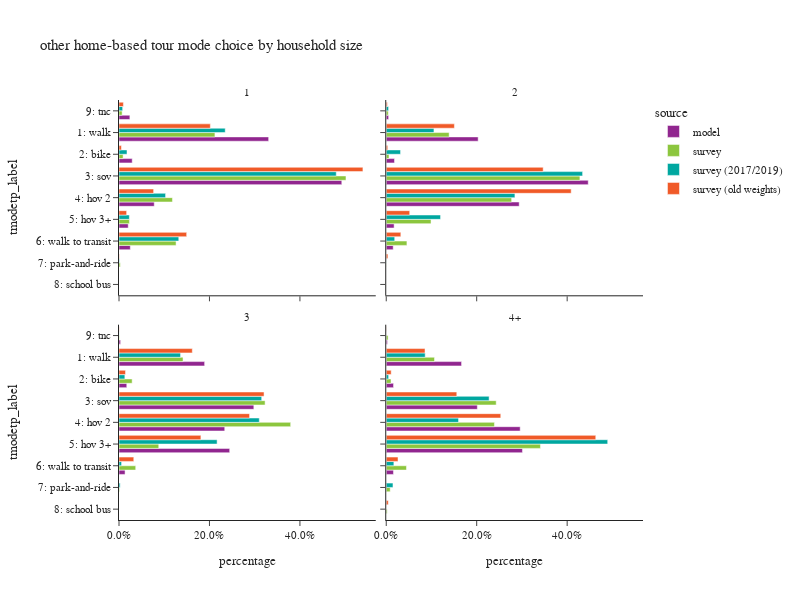

The notebook cell saved with this chart:
### Code cell
plot_mode_choice(hb_tour,"hhsize_4+",
                 {"hhsize_4+":["1","2","3","4+"],
                  "tmodetp_label":["1: walk","2: bike","3: sov","4: hov 2","5: hov 3+","6: walk to transit",
                                   "7: park-and-ride","8: school bus","9: other–survey only"]},
                 "household size",2,600)

### Figure 1 — Plotly figure (JSON) as saved in the notebook; plotly's stock layout.template omitted (floating-point values rounded to 4 significant figures)
{"data": [{"alignmentgroup": "True", "customdata": [[7157], [632], [10655], [1686], [441], [541], [520]], "hovertemplate": "source=model<br>hhsize_4+=1<br>percentage=%{x}<br>tmodetp_label=%{y}<br>sample count=%{customdata[0]}<extra></extra>", "legendgroup": "model", "marker": {"color": "#91268F", "pattern": {"shape": ""}}, "name": "model", "offsetgroup": "model", "orientation": "h", "showlegend": true, "textposition": "auto", "type": "bar", "x": [0.3309, 0.02922, 0.4926, 0.07794, 0.02039, 0.02501, 0.02404], "xaxis": "x3", "y": ["1: walk", "2: bike", "3: sov", "4: hov 2", "5: hov 3+", "6: walk to transit", "9: tnc"], "yaxis": "y3"}, {"alignmentgroup": "True", "customdata": [[6517], [585], [14322], [9427], [558], [493], [169]], "hovertemplate": "source=model<br>hhsize_4+=2<br>percentage=%{x}<br>tmodetp_label=%{y}<br>sample count=%{customdata[0]}<extra></extra>", "legendgroup": "model", "marker": {"color": "#91268F", "pattern": {"shape": ""}}, "name": "model", "offsetgroup": "model", "orientation": "h", "showlegend": false, "textposition": "auto", "type": "bar", "x": [0.2032, 0.01824, 0.4466, 0.2939, 0.0174, 0.01537, 0.00527], "xaxis": "x4", "y": ["1: walk", "2: bike", "3: sov", "4: hov 2", "5: hov 3+", "6: walk to transit", "9: tnc"], "yaxis": "y4"}, {"alignmentgroup": "True", "customdata": [[3449], [313], [5431], [4259], [4458], [244], [64]], "hovertemplate": "source=model<br>hhsize_4+=3<br>percentage=%{x}<br>tmodetp_label=%{y}<br>sample count=%{customdata[0]}<extra></extra>", "legendgroup": "model", "marker": {"color": "#91268F", "pattern": {"shape": ""}}, "name": "model", "offsetgroup": "model", "orientation": "h", "showlegend": false, "textposition": "auto", "type": "bar", "x": [0.1893, 0.01718, 0.2981, 0.2338, 0.2447, 0.01339, 0.003513], "xaxis": "x", "y": ["1: walk", "2: bike", "3: sov", "4: hov 2", "5: hov 3+", "6: walk to transit", "9: tnc"], "yaxis": "y"}, {"alignmentgroup": "True", "customdata": [[5152], [499], [6231], [9162], [9317], [494], [85]], "hovertemplate": "source=model<br>hhsize_4+=4+<br>percentage=%{x}<br>tmodetp_label=%{y}<br>sample count=%{customdata[0]}<extra></extra>", "legendgroup": "model", "marker": {"color": "#91268F", "pattern": {"shape": ""}}, "name": "model", "offsetgroup": "model", "orientation": "h", "showlegend": false, "textposition": "auto", "type": "bar", "x": [0.1665, 0.01613, 0.2014, 0.2961, 0.3011, 0.01597, 0.002747], "xaxis": "x2", "y": ["1: walk", "2: bike", "3: sov", "4: hov 2", "5: hov 3+", "6: walk to transit", "9: tnc"], "yaxis": "y2"}, {"alignmentgroup": "True", "customdata": [[386], [40], [486], [84], [28], [128], [4], [11]], "hovertemplate": "source=survey<br>hhsize_4+=1<br>percentage=%{x}<br>tmodetp_label=%{y}<br>sample count=%{customdata[0]}<extra></extra>", "legendgroup": "survey", "marker": {"color": "#8CC63E", "pattern": {"shape": ""}}, "name": "survey", "offsetgroup": "survey", "orientation": "h", "showlegend": true, "textposition": "auto", "type": "bar", "x": [0.2121, 0.009052, 0.5018, 0.1182, 0.02295, 0.1262, 0.002856, 0.0069], "xaxis": "x3", "y": ["1: walk", "2: bike", "3: sov", "4: hov 2", "5: hov 3+", "6: walk to transit", "7: park-and-ride", "9: tnc"], "yaxis": "y3"}, {"alignmentgroup": "True", "customdata": [[405], [39], [601], [504], [116], [53], [4], [1], [9]], "hovertemplate": "source=survey<br>hhsize_4+=2<br>percentage=%{x}<br>tmodetp_label=%{y}<br>sample count=%{customdata[0]}<extra></extra>", "legendgroup": "survey", "marker": {"color": "#8CC63E", "pattern": {"shape": ""}}, "name": "survey", "offsetgroup": "survey", "orientation": "h", "showlegend": false, "textposition": "auto", "type": "bar", "x": [0.139, 0.00607, 0.4282, 0.2772, 0.09902, 0.04573, 0.0002536, 4.162e-05, 0.004472], "xaxis": "x4", "y": ["1: walk", "2: bike", "3: sov", "4: hov 2", "5: hov 3+", "6: walk to transit", "7: park-and-ride", "8: school bus", "9: tnc"], "yaxis": "y4"}, {"alignmentgroup": "True", "customdata": [[89], [19], [160], [152], [90], [10], [4], [2]], "hovertemplate": "source=survey<br>hhsize_4+=3<br>percentage=%{x}<br>tmodetp_label=%{y}<br>sample count=%{customdata[0]}<extra></extra>", "legendgroup": "survey", "marker": {"color": "#8CC63E", "pattern": {"shape": ""}}, "name": "survey", "offsetgroup": "survey", "orientation": "h", "showlegend": false, "textposition": "auto", "type": "bar", "x": [0.1416, 0.02906, 0.323, 0.3795, 0.08789, 0.03694, 0.001255, 0.0007844], "xaxis": "x", "y": ["1: walk", "2: bike", "3: sov", "4: hov 2", "5: hov 3+", "6: walk to transit", "7: park-and-ride", "9: tnc"], "yaxis": "y"}, {"alignmentgroup": "True", "customdata": [[84], [10], [149], [132], [321], [15], [4], [4], [2]], "hovertemplate": "source=survey<br>hhsize_4+=4+<br>percentage=%{x}<br>tmodetp_label=%{y}<br>sample count=%{customdata[0]}<extra></extra>", "legendgroup": "survey", "marker": {"color": "#8CC63E", "pattern": {"shape": ""}}, "name": "survey", "offsetgroup": "survey", "orientation": "h", "showlegend": false, "textposition": "auto", "type": "bar", "x": [0.1067, 0.01055, 0.2431, 0.2392, 0.341, 0.04473, 0.008733, 0.002014, 0.00406], "xaxis": "x2", "y": ["1: walk", "2: bike", "3: sov", "4: hov 2", "5: hov 3+", "6: walk to transit", "7: park-and-ride", "8: school bus", "9: tnc"], "yaxis": "y2"}, {"alignmentgroup": "True", "customdata": [[380], [52], [466], [84], [28], [129], [4], [11]], "hovertemplate": "source=survey (2017/2019)<br>hhsize_4+=1<br>percentage=%{x}<br>tmodetp_label=%{y}<br>sample count=%{customdata[0]}<extra></extra>", "legendgroup": "survey (2017/2019)", "marker": {"color": "#00A7A0", "pattern": {"shape": ""}}, "name": "survey (2017/2019)", "offsetgroup": "survey (2017/2019)", "orientation": "h", "showlegend": true, "textposition": "auto", "type": "bar", "x": [0.2348, 0.01769, 0.4803, 0.103, 0.02291, 0.1321, 0.001053, 0.00807], "xaxis": "x3", "y": ["1: walk", "2: bike", "3: sov", "4: hov 2", "5: hov 3+", "6: walk to transit", "7: park-and-ride", "9: tnc"], "yaxis": "y3"}, {"alignmentgroup": "True", "customdata": [[373], [43], [570], [485], [109], [52], [4], [7]], "hovertemplate": "source=survey (2017/2019)<br>hhsize_4+=2<br>percentage=%{x}<br>tmodetp_label=%{y}<br>sample count=%{customdata[0]}<extra></extra>", "legendgroup": "survey (2017/2019)", "marker": {"color": "#00A7A0", "pattern": {"shape": ""}}, "name": "survey (2017/2019)", "offsetgroup": "survey (2017/2019)", "orientation": "h", "showlegend": false, "textposition": "auto", "type": "bar", "x": [0.1055, 0.03163, 0.4341, 0.2845, 0.1201, 0.01873, 0.0002838, 0.005184], "xaxis": "x4", "y": ["1: walk", "2: bike", "3: sov", "4: hov 2", "5: hov 3+", "6: walk to transit", "7: park-and-ride", "9: tnc"], "yaxis": "y4"}, {"alignmentgroup": "True", "customdata": [[81], [15], [141], [135], [76], [7], [4], [1]], "hovertemplate": "source=survey (2017/2019)<br>hhsize_4+=3<br>percentage=%{x}<br>tmodetp_label=%{y}<br>sample count=%{customdata[0]}<extra></extra>", "legendgroup": "survey (2017/2019)", "marker": {"color": "#00A7A0", "pattern": {"shape": ""}}, "name": "survey (2017/2019)", "offsetgroup": "survey (2017/2019)", "orientation": "h", "showlegend": false, "textposition": "auto", "type": "bar", "x": [0.1361, 0.01293, 0.3155, 0.3101, 0.2169, 0.005689, 0.002554, 0.0002349], "xaxis": "x", "y": ["1: walk", "2: bike", "3: sov", "4: hov 2", "5: hov 3+", "6: walk to transit", "7: park-and-ride", "9: tnc"], "yaxis": "y"}, {"alignmentgroup": "True", "customdata": [[72], [8], [140], [107], [293], [12], [4], [2]], "hovertemplate": "source=survey (2017/2019)<br>hhsize_4+=4+<br>percentage=%{x}<br>tmodetp_label=%{y}<br>sample count=%{customdata[0]}<extra></extra>", "legendgroup": "survey (2017/2019)", "marker": {"color": "#00A7A0", "pattern": {"shape": ""}}, "name": "survey (2017/2019)", "offsetgroup": "survey (2017/2019)", "orientation": "h", "showlegend": false, "textposition": "auto", "type": "bar", "x": [0.08608, 0.005293, 0.2274, 0.1599, 0.4896, 0.01684, 0.01488, 2.938e-05], "xaxis": "x2", "y": ["1: walk", "2: bike", "3: sov", "4: hov 2", "5: hov 3+", "6: walk to transit", "7: park-and-ride", "8: school bus"], "yaxis": "y2"}, {"alignmentgroup": "True", "customdata": [[585], [29], [657], [153], [37], [261], [5], [24]], "hovertemplate": "source=survey (old weights)<br>hhsize_4+=1<br>percentage=%{x}<br>tmodetp_label=%{y}<br>sample count=%{customdata[0]}<extra></extra>", "legendgroup": "survey (old weights)", "marker": {"color": "#F05A28", "pattern": {"shape": ""}}, "name": "survey (old weights)", "offsetgroup": "survey (old weights)", "orientation": "h", "showlegend": true, "textposition": "auto", "type": "bar", "x": [0.2019, 0.005261, 0.5393, 0.07655, 0.01687, 0.1496, 0.0007181, 0.00978], "xaxis": "x3", "y": ["1: walk", "2: bike", "3: sov", "4: hov 2", "5: hov 3+", "6: walk to transit", "7: park-and-ride", "9: tnc"], "yaxis": "y3"}, {"alignmentgroup": "True", "customdata": [[925], [51], [897], [875], [148], [193], [17], [1], [35]], "hovertemplate": "source=survey (old weights)<br>hhsize_4+=2<br>percentage=%{x}<br>tmodetp_label=%{y}<br>sample count=%{customdata[0]}<extra></extra>", "legendgroup": "survey (old weights)", "marker": {"color": "#F05A28", "pattern": {"shape": ""}}, "name": "survey (old weights)", "offsetgroup": "survey (old weights)", "orientation": "h", "showlegend": false, "textposition": "auto", "type": "bar", "x": [0.1507, 0.003297, 0.347, 0.4089, 0.05183, 0.03225, 0.00366, 2.885e-05, 0.0024], "xaxis": "x4", "y": ["1: walk", "2: bike", "3: sov", "4: hov 2", "5: hov 3+", "6: walk to transit", "7: park-and-ride", "8: school bus", "9: tnc"], "yaxis": "y4"}, {"alignmentgroup": "True", "customdata": [[201], [12], [200], [232], [175], [47], [1], [3]], "hovertemplate": "source=survey (old weights)<br>hhsize_4+=3<br>percentage=%{x}<br>tmodetp_label=%{y}<br>sample count=%{customdata[0]}<extra></extra>", "legendgroup": "survey (old weights)", "marker": {"color": "#F05A28", "pattern": {"shape": ""}}, "name": "survey (old weights)", "offsetgroup": "survey (old weights)", "orientation": "h", "showlegend": false, "textposition": "auto", "type": "bar", "x": [0.1621, 0.0144, 0.3207, 0.2887, 0.1811, 0.03268, 1.073e-05, 0.0004559], "xaxis": "x", "y": ["1: walk", "2: bike", "3: sov", "4: hov 2", "5: hov 3+", "6: walk to transit", "8: school bus", "9: tnc"], "yaxis": "y"}, {"alignmentgroup": "True", "customdata": [[194], [21], [152], [238], [504], [38], [10], [3]], "hovertemplate": "source=survey (old weights)<br>hhsize_4+=4+<br>percentage=%{x}<br>tmodetp_label=%{y}<br>sample count=%{customdata[0]}<extra></extra>", "legendgroup": "survey (old weights)", "marker": {"color": "#F05A28", "pattern": {"shape": ""}}, "name": "survey (old weights)", "offsetgroup": "survey (old weights)", "orientation": "h", "showlegend": false, "textposition": "auto", "type": "bar", "x": [0.08571, 0.01092, 0.156, 0.2532, 0.4632, 0.02602, 0.004489, 0.0004689], "xaxis": "x2", "y": ["1: walk", "2: bike", "3: sov", "4: hov 2", "5: hov 3+", "6: walk to transit", "8: school bus", "9: tnc"], "yaxis": "y2"}], "layout": {"annotations": [{"font": {}, "showarrow": false, "text": "3", "x": 0.245, "xanchor": "center", "xref": "paper", "y": 0.465, "yanchor": "bottom", "yref": "paper"}, {"font": {}, "showarrow": false, "text": "4+", "x": 0.755, "xanchor": "center", "xref": "paper", "y": 0.465, "yanchor": "bottom", "yref": "paper"}, {"font": {}, "showarrow": false, "text": "1", "x": 0.245, "xanchor": "center", "xref": "paper", "y": 1.0, "yanchor": "bottom", "yref": "paper"}, {"font": {}, "showarrow": false, "text": "2", "x": 0.755, "xanchor": "center", "xref": "paper", "y": 1.0, "yanchor": "bottom", "yref": "paper"}], "barmode": "group", "height": 600, "legend": {"title": {"text": "source"}, "tracegroupgap": 0}, "title": {"text": "other home-based tour mode choice by household size"}, "width": 800, "xaxis": {"anchor": "y", "domain": [0.0, 0.49], "tickformat": ".1%", "title": {"text": "percentage"}}, "xaxis2": {"anchor": "y2", "domain": [0.51, 1.0], "matches": "x", "tickformat": ".1%", "title": {"text": "percentage"}}, "xaxis3": {"anchor": "y3", "domain": [0.0, 0.49], "matches": "x", "showticklabels": false, "tickformat": ".1%"}, "xaxis4": {"anchor": "y4", "domain": [0.51, 1.0], "matches": "x", "showticklabels": false, "tickformat": ".1%"}, "yaxis": {"anchor": "x", "categoryarray": ["9: other–survey only", "8: school bus", "7: park-and-ride", "6: walk to transit", "5: hov 3+", "4: hov 2", "3: sov", "2: bike", "1: walk"], "categoryorder": "array", "domain": [0.0, 0.465], "title": {"text": "tmodetp_label"}}, "yaxis2": {"anchor": "x2", "domain": [0.0, 0.465], "matches": "y", "showticklabels": false}, "yaxis3": {"anchor": "x3", "categoryarray": ["9: other–survey only", "8: school bus", "7: park-and-ride", "6: walk to transit", "5: hov 3+", "4: hov 2", "3: sov", "2: bike", "1: walk"], "categoryorder": "array", "domain": [0.535, 1.0], "matches": "y", "title": {"text": "tmodetp_label"}}, "yaxis4": {"anchor": "x4", "domain": [0.535, 1.0], "matches": "y", "showticklabels": false}}}
